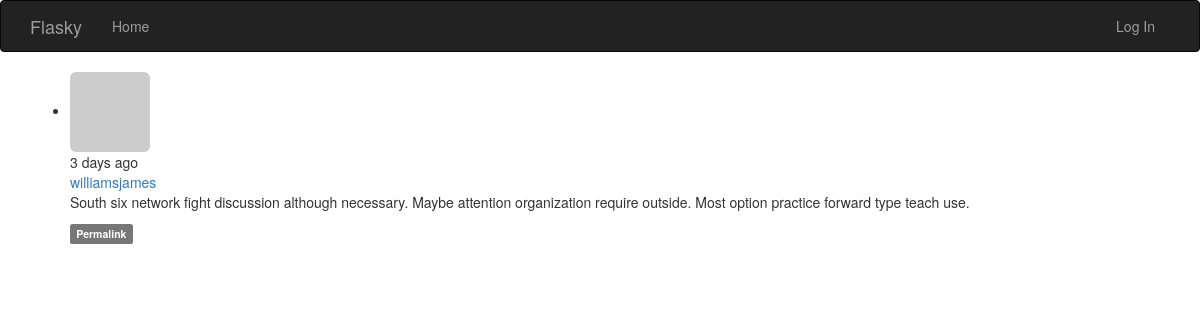
/post/42, run on the app's committed database.
### app/models.py (models this page shows, shortened)
class Post(db.Model):
    __tablename__ = 'posts'
    id = db.Column(db.Integer, primary_key=True)
    body = db.Column(db.Text)
    body_html = db.Column(db.Text)
    timestamp = db.Column(db.DateTime, index=True, default=datetime.utcnow)
    author_id = db.Column(db.Integer, db.ForeignKey('users.id'))

class User(UserMixin, db.Model):
    __tablename__ = 'users'
    id = db.Column(db.Integer, primary_key=True)
    email = db.Column(db.String(64), unique=True, index=True)
    username = db.Column(db.String(64), unique=True, index=True)
    password_hash = db.Column(db.String(128))
    role_id = db.Column(db.Integer, db.ForeignKey('roles.id'))
    confirmed = db.Column(db.Boolean, default=False)
    name = db.Column(db.String(64))
    location = db.Column(db.String(64))
    about_me = db.Column(db.Text())
    member_since = db.Column(db.DateTime(), default=datetime.utcnow)
    last_seen = db.Column(db.DateTime(), default=datetime.utcnow)
    avatar_hash = db.Column(db.String(32))
    posts = db.relationship('Post', backref='author', lazy='dynamic')
    @property
    def password(self):
        raise AttributeError('password is not a readable attribute')
    def gravatar(self, size=100, default='identicon', rating='g'):
        url = 'https://secure.gravatar.com/avatar'
        hash = self.avatar_hash or self.gravatar_hash()
        return '{url}/{hash}?s={size}&d={default}&r={rating}'.format(
            url=url, hash=hash, size=size, default=default, rating=rating)

### app/main/views.py (the view)
@main.route('/post/<int:id>')
def post(id):
    post = Post.query.get_or_404(id)
    return render_template('post.html', posts=[post])

### app/auth/views.py (called while the page is built)
@auth.before_app_request
def before_request():
    if current_user.is_authenticated:
        current_user.ping()
        if not current_user.confirmed \
                and request.endpoint \
                and request.blueprint != 'auth' \
                and request.endpoint != 'static':
            return redirect(url_for('auth.unconfirmed'))

@auth.before_app_request
def before_request():
    if current_user.is_authenticated \
            and not current_user.confirmed \
            and request.blueprint != 'auth' \
            and request.endpoint != 'static':
        return redirect(url_for('auth.unconfirmed'))

### app/main/__init__.py (called while the page is built)
@main.app_context_processor
def inject_permissions():
    return dict(Permission=Permission)

### app/models.py (called while the page is built)
    def is_administrator(self):
        return False

### app/templates/post.html (shortened to what this page needs)
{% extends "base.html" %}
{% block page_content %}
{% include '_posts.html' %}
{% endblock %}

### app/templates/_posts.html (shortened to what this page needs)
<ul class="posts">
    {% for post in posts %}
    <li class="post">
        <div class="post-thumbnail">
            <a href="{{ url_for('.user', username=post.author.username) }}">
                <img class="img-rounded profile-thumbnail" src="{{ post.author.gravatar(size=40) }}">
            </a>
        </div>
        <div class="post-content">
            <div class="post-date">{{ moment(post.timestamp).fromNow() }}</div>
            <div class="post-author"><a href="{{ url_for('.user', username=post.author.username) }}">{{ post.author.username }}</a></div>
            <div class="post-body">
                {% if post.body_html %}
                    {{ post.body_html | safe }}
                {% else %}
                    {{ post.body }}
                {% endif %}
            </div>
            <div class="post-footer">
                <a href="{{ url_for('.post', id=post.id) }}">
                    <span class="label label-default">Permalink</span>
                </a>
            </div>
        </div>
    </li>
    {% endfor %}
</ul>

### data on the page
Post: timestamp "3 days ago", author.username "williamsjames", body_html "South six network fight discussion although necessary. Maybe attention organization require outside. Most option practice forward type teach use."
